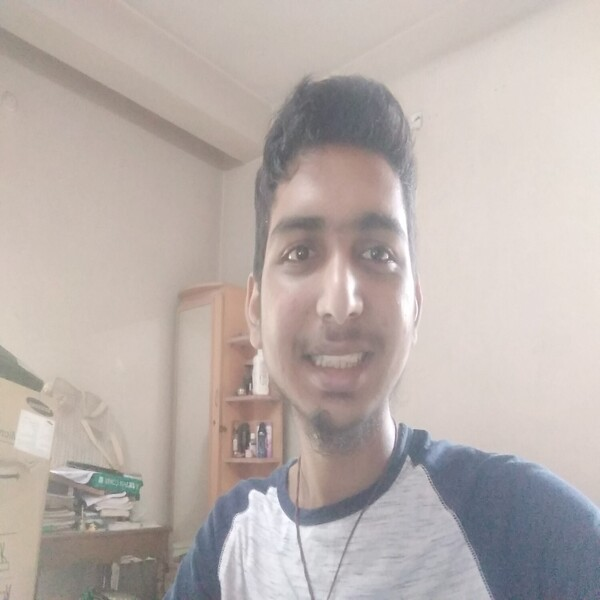
#> input picture image.jpg, 600 x 600 px
$ python default_face.py
#> lines starting #> are read from the running program, lines starting #| are printed output that depends on the picture; after the words box and inside, x2 and y2 are one past the last pixel; in counts of white or black regions, pixels touching at a corner belong together
import cv2

# Load the cascade
face_cascade = cv2.CascadeClassifier('haarcascade_frontalface_default.xml')
smile_cascade = cv2.CascadeClassifier('haarcascade_smile.xml')
# Read the input image
img = cv2.imread('image.jpg')
#> img is the input picture: shape (600, 600, 3); mean B, G, R 172.5, 176.6, 186.4
# Convert into grayscale
gray = cv2.cvtColor(img, cv2.COLOR_BGR2GRAY)
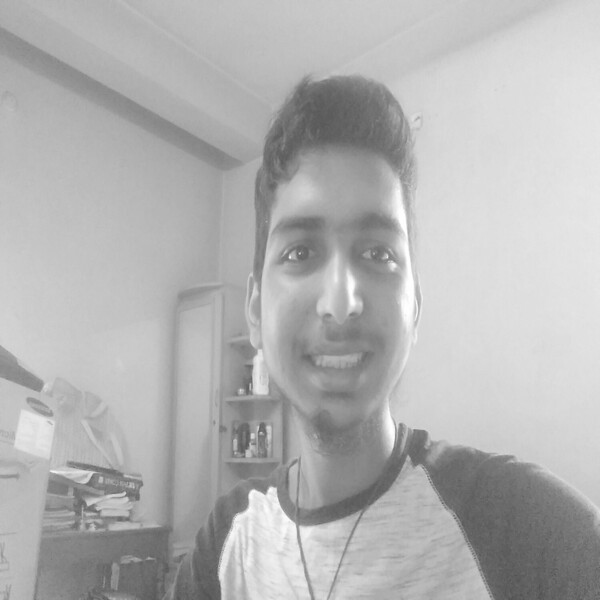
#> gray: shape (600, 600); min 81, max 255, mean 179.1

    # Detect faces
faces = face_cascade.detectMultiScale(gray, 1.1, 4)
#> faces = [[209, 153, 262, 262]]

# Draw rectangle around the faces
for (x, y, w, h) in faces:
    cv2.rectangle(img, (x, y), (x + w, y + h), (255, 0, 0), 2)
#> this loop made 1 pass
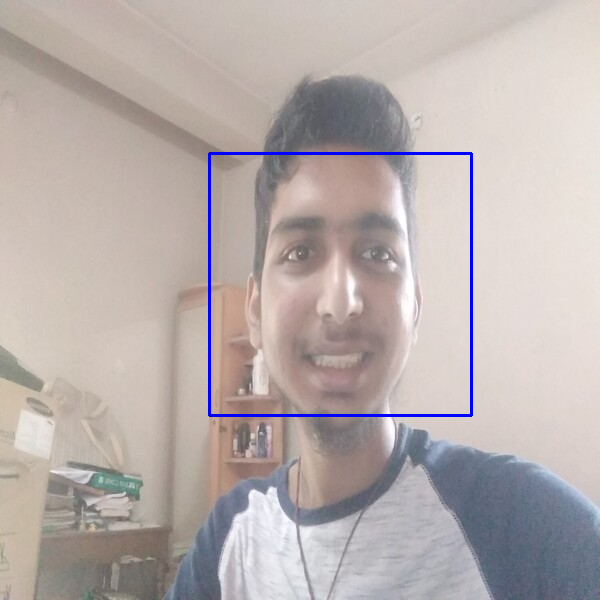
#> img: shape (600, 600, 3); 0.87% of pixels changed, all inside (x1, y1, x2, y2) = (208, 152, 473, 417)
#Detect smiles
smiles = smile_cascade.detectMultiScale(gray, 1.8, 20)
#> smiles = [[280, 327, 117, 58]]

for (sx, sy, sw, sh) in smiles:
            cv2.rectangle(img, (sx, sy), ((sx + sw), (sy + sh)), (0, 0, 255), 2)
#> this loop made 1 pass
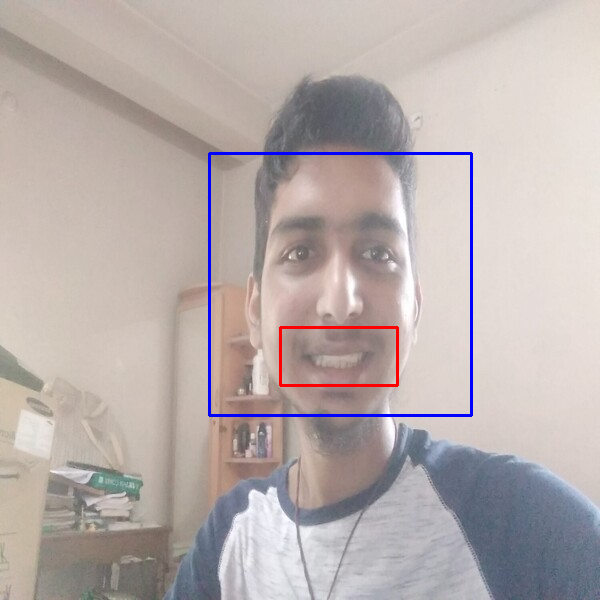
#> img: shape (600, 600, 3); 0.29% of pixels changed, all inside (x1, y1, x2, y2) = (279, 326, 399, 387)
# It will Display the output image
cv2.imshow('img', img)
cv2.waitKey()
